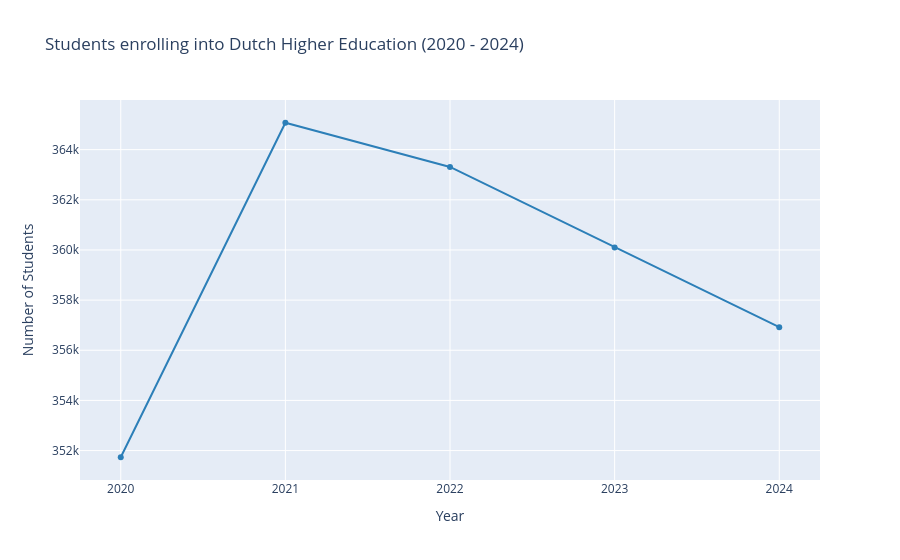

Notebook code cell kept with this figure:
### Code cell
jaren = ['2020', '2021', '2022', '2023', '2024']
plt0 = go.Figure([go.Scatter(
    x = jaren,
    y = [registraties_wo[i].sum() for i in jaren], 
    marker=dict(color='#2c7fb8')
)])
plt0.update_layout(title='Students enrolling into Dutch Higher Education (2020 - 2024)', height=600, xaxis_title="Year", yaxis_title="Number of Students")
plt0.show()

# var = ['2021', '2022', '2023', '2024'] #list of years to use for the graph, removed 2020 because there is not data to compare.

# plt1 = go.Figure([go.Bar(
#    x=var,
#    y=[(registraties_wo[i].sum() - (registraties_wo[str(int(i) - 1)].sum())) for i in var ], #dict comprehension to return a list of the change in enrollment of year i compared to the previous year
    
#)])

#plt1.update_layout(title="Year-over-year change in students enrolling in Dutch Higher Education (2021 - 2024)", height = 600,
#                  xaxis_title="Year", yaxis_title="Number of Students")
#plt1.show()

### Figure 1 — Plotly figure (JSON) as saved in the notebook; plotly's stock layout.template omitted (floating-point values rounded to 4 significant figures)
{"data": [{"marker": {"color": "#2c7fb8"}, "type": "scatter", "x": ["2020", "2021", "2022", "2023", "2024"], "y": [351734, 365072, 363310, 360101, 356920]}], "layout": {"autosize": true, "title": {"text": "Students enrolling into Dutch Higher Education (2020 - 2024)"}, "xaxis": {"autorange": true, "range": [-0.2421, 4.242], "title": {"text": "Year"}, "type": "category"}, "yaxis": {"autorange": true, "range": [350843, 365963], "title": {"text": "Number of Students"}, "type": "linear"}}}
